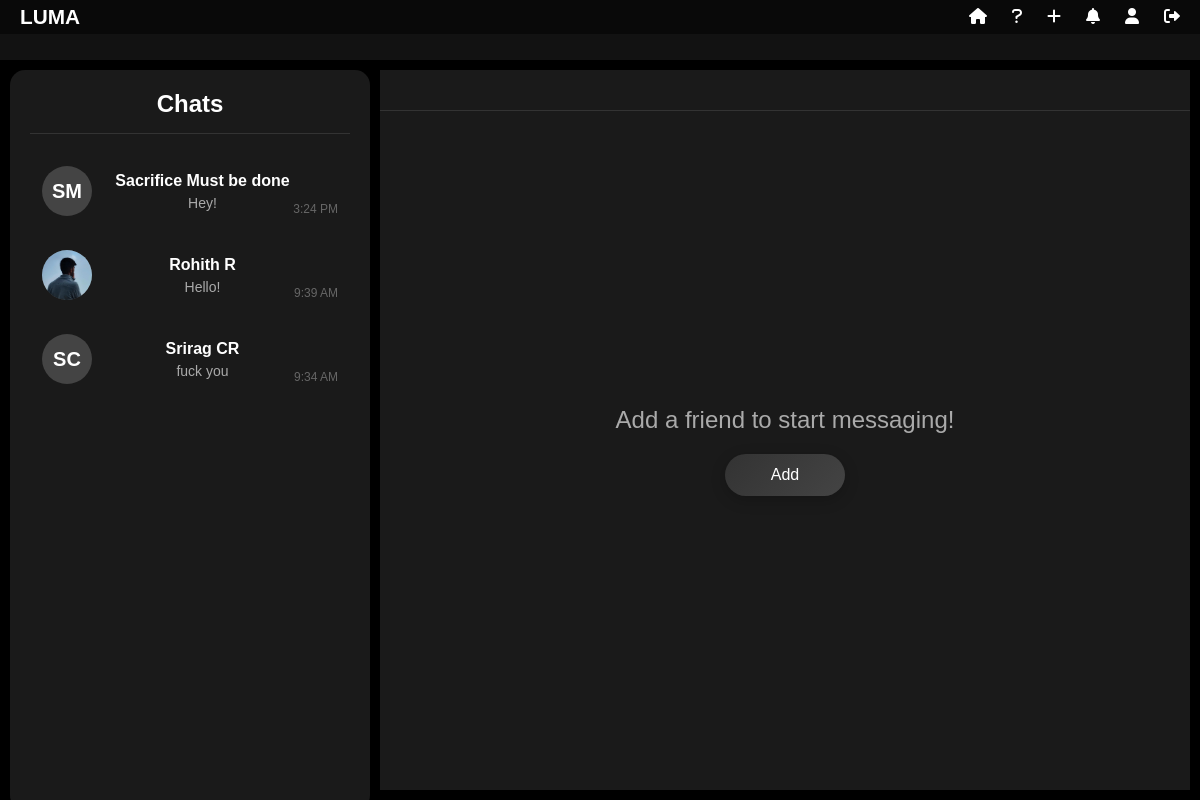
The app's page /chats/ (signed in), older data.
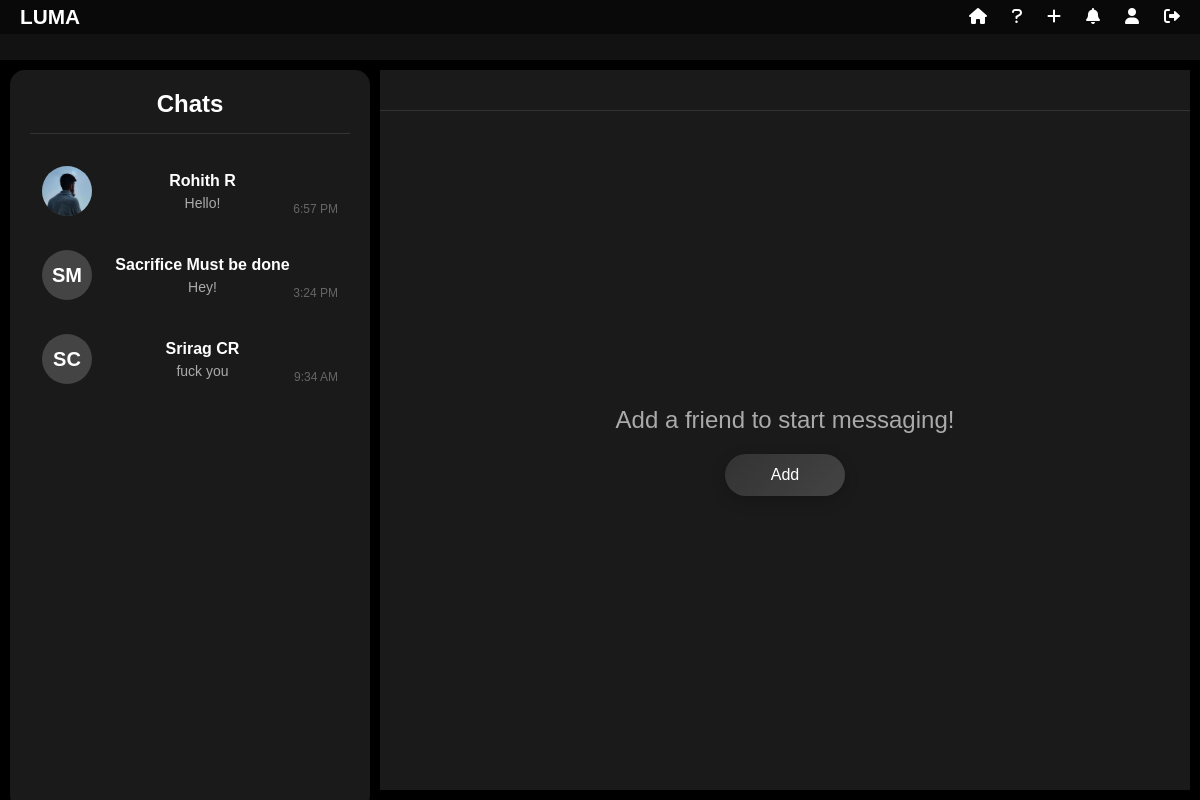
The same page, newer data.
### chat/models.py (models this page shows, shortened)
class Chat(models.Model):
    sender = models.ForeignKey(User, related_name='sender_chats', on_delete=models.CASCADE)
    recipient = models.ForeignKey(User, related_name='recipient_chats', on_delete=models.CASCADE)
    created_at = models.DateTimeField(auto_now_add=True)
    updated_at = models.DateTimeField(auto_now=True)
    class Meta:
        db_table = 'chat_chat'

class User(AbstractBaseUser):
    first_name = models.CharField(max_length=30)
    last_name = models.CharField(max_length=30)
    username = models.CharField(max_length=30, unique=True)
    email = models.EmailField(unique=True)
    profile_picture = models.ImageField(upload_to='profile_pics/', blank=True, null=True)  # Optional field
    created_at = models.DateTimeField(auto_now_add=True)
    is_active = models.BooleanField(default=True)
    is_admin = models.BooleanField(default=False)
    is_banned = models.BooleanField(default=False)
    ban_expiry = models.DateTimeField(null=True, blank=True)
    ban_reason = models.TextField(blank=True, null=True)
    objects = UserManager()
    USERNAME_FIELD = 'username'
    REQUIRED_FIELDS = ['email', 'first_name', 'last_name']
    class Meta:
        db_table = 'chat_user'
    def is_currently_banned(self):
        if not self.is_banned:
            return False
        if self.ban_expiry and timezone.now() > self.ban_expiry:
            self.unban_user()
            return False
        return True

class Message(models.Model):
    chat = models.ForeignKey(Chat, related_name='messages', on_delete=models.CASCADE)
    sender = models.ForeignKey(User, on_delete=models.CASCADE)
    content = models.TextField()
    sent_at = models.DateTimeField(auto_now_add=True)
    read_by = models.ManyToManyField(User, related_name='read_messages', blank=True)
    deleted_for = models.ManyToManyField(User, related_name='deleted_messages', blank=True)
    deleted_for_everyone = models.BooleanField(default=False)
    class Meta:
        db_table = 'chat_message'
        ordering = ['sent_at']

### chat/views.py (the view)
# urls.py: path('chats/', views.chat_list, name='chat_list'),
@login_required
def chat_list(request):
    print(f"Current user: {request.user.username}")
    print(f"User ID: {request.user.id}")
    chats = Chat.objects.filter(
        Q(sender=request.user) | Q(recipient=request.user)
    ).order_by('-updated_at')
    for chat in chats:
        other_user = chat.recipient if chat.sender == request.user else chat.sender
        unread_count = Message.objects.filter(
            chat=chat,
            sender=other_user,
            deleted_for_everyone=False  # Exclude messages deleted for everyone
        ).exclude(read_by=request.user).count()
        chat.unread_count = unread_count
        last_message = chat.messages.filter(
            deleted_for_everyone=False
        ).order_by('-sent_at').first()
        if last_message:
            chat.last_message = last_message.content
        else:
            chat.last_message = "No messages yet"
    print(f"Number of chats found: {chats.count()}")
    all_chats = Chat.objects.all()
    print(f"Total chats in database: {all_chats.count()}")
    for chat in all_chats:
        print(f"Chat ID: {chat.id}")
        print(f"Sender: {chat.sender.username} (ID: {chat.sender.id})")
        print(f"Recipient: {chat.recipient.username} (ID: {chat.recipient.id})")
        print("---")
    print("\nUser's chats:")
    for chat in chats:
        print(f"Chat ID: {chat.id}")
        print(f"Sender: {chat.sender.username}")
        print(f"Recipient: {chat.recipient.username}")
        print(f"Latest message: {chat.last_message}")
        print("---")
    return render(request, 'chat.html', {
        'chats': chats,
        'active_chat': None,
        'current_user': request.user
    })

### templates/chat.html (shortened to what the changed rows need)
{% extends "base.html" %} {% load tz %} {% load chat_filters %} {% block content %}
<div class="chat-container">
  <div class="chat-list-panel">
    <div class="chat-list">
      {% if chats %}
        {% for chat in chats %}
        <div
          class="chat-item {% if active_chat and chat.id == active_chat.id %} active {% endif %}{% if chat.unread_count > 0 %} has-unread {% endif %}"
          data-chat-url="{% url 'chat_detail' chat.id %}"
          data-chat-id="{{ chat.id }}"
          onclick="loadChat(this, event)">
          <div class="chat-item-pfp">
            {% if chat.sender == request.user %}
              {% if chat.recipient.profile_picture %}
                <img
                  src="{{ chat.recipient.profile_picture.url }}"
                  alt="Profile Picture"
                  class="pfp-image"
                  onerror="this.style.display='none'; this.nextElementSibling.style.display='flex';"
                />
                <div class="pfp-initials" style="display: none;">
                  {{ chat.recipient.first_name|slice:":1" }}{{ chat.recipient.last_name|slice:":1" }}
                </div>
              {% else %}
                <div class="pfp-initials">
                </div>
              {% endif %}
            {% else %}
              {% if chat.sender.profile_picture %}
                <img
                  src="{{ chat.sender.profile_picture.url }}"
                  alt="Profile Picture"
                  class="pfp-image"
                  onerror="this.style.display='none'; this.nextElementSibling.style.display='flex';"
                />
              {% else %}
                <div class="pfp-initials">
                  {{ chat.sender.first_name|slice:":1" }}{{ chat.sender.last_name|slice:":1" }}
                </div>
              {% endif %}
            {% endif %}
          </div>
          <div class="chat-item-details">
            <div class="chat-item-name"
                 data-first-name="{% if chat.sender == request.user %}{{ chat.recipient.first_name }}{% else %}{{ chat.sender.first_name }}{% endif %}"
                 data-last-name="{% if chat.sender == request.user %}{{ chat.recipient.last_name }}{% else %}{{ chat.sender.last_name }}{% endif %}">
              {% if chat.sender == request.user %}
                {{ chat.recipient.first_name }} {{ chat.recipient.last_name }}
              {% else %}
                {{ chat.sender.first_name }} {{ chat.sender.last_name }}
              {% endif %}
            </div>
            <div class="chat-item-preview">
              {{ chat.last_message|truncatewords:10 }}
            </div>
          </div>
          <div class="chat-item-time">
            {{ chat.updated_at|localtime|date:"g:i A" }}
          </div>
        </div>
        {% endfor %}
      {% else %}
        <div style="text-align: center; color: #666; padding: 20px;">
          No chats yet. Add a friend to start chatting!
        </div>
      {% endif %}
    </div>
  </div>
  {% endblock %}

Row changes from the older to the newer data that the page shows:
changed Chat "Rohith": updated_at "9:39 AM" → "6:57 PM"; moves up the list
